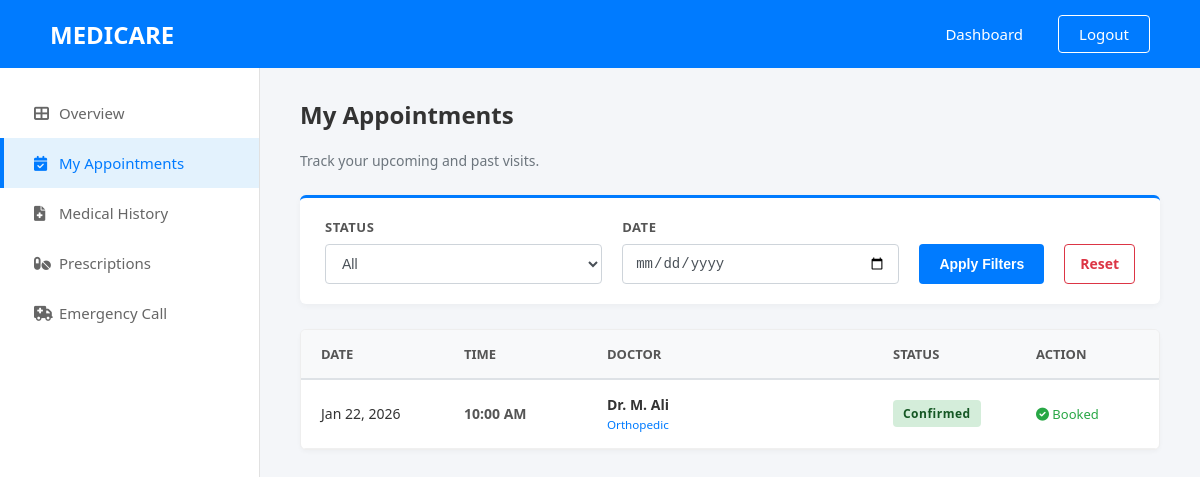
/php/my_appointments.php (signed in), run on the app's committed database.
### tables this page shows
CREATE TABLE `appointments` (
  `id` int(11) NOT NULL,
  `user_id` int(11) DEFAULT NULL,
  `doctor_id` int(11) DEFAULT NULL,
  `appt_date` date DEFAULT NULL,
  `appt_time` varchar(20) DEFAULT NULL,
  `status` enum('Confirmed','Pending','Cancelled') DEFAULT 'Pending'
);

CREATE TABLE `doctors` (
  `id` int(11) NOT NULL,
  `name` varchar(100) DEFAULT NULL,
  `specialty` varchar(100) DEFAULT NULL,
  `qualification` varchar(100) DEFAULT NULL,
  `experience` varchar(50) DEFAULT NULL,
  `fee` decimal(10,2) DEFAULT NULL,
  `image` varchar(255) DEFAULT 'default_doc.png'
);

### php/my_appointments.php (the view, shortened to what this page needs)
<?php
include 'db_connect.php';
$uid = (int)$_SESSION['user_id'];
$date_filter   = isset($_GET['date']) ? mysqli_real_escape_string($conn, $_GET['date']) : "";
$where_clause = "WHERE a.user_id = $uid";
$sql = "SELECT a.*, d.name AS doctor_name, d.specialty
        FROM appointments a
        JOIN doctors d ON a.doctor_id = d.id
        $where_clause
        ORDER BY a.appt_date DESC, a.appt_time DESC";
$result = mysqli_query($conn, $sql);
?>
<!DOCTYPE html>
<html>
<head>
    <link rel="stylesheet" href="https://cdnjs.cloudflare.com/ajax/libs/font-awesome/6.0.0/css/all.min.css">
    <link rel="stylesheet" href="../css/global.css">
    <link rel="stylesheet" href="../css/dashboard.css">
    <link rel="stylesheet" href="../css/my_appointments.css">
</head>
<body>
    <div class="navbar">
        <a href="index.php" class="logo">MEDICARE</a>
        <div class="menu">
            <a href="user_dashboard.php" style="margin-right: 15px;">Dashboard</a>
            <a href="logout.php" class="btn-login" style="background:transparent; border:1px solid white; color:white;">Logout</a>
        </div>
    </div>
    <div class="dashboard-container">
        <div class="sidebar">
            <a href="user_dashboard.php"><i class="fa fa-th-large"></i> Overview</a>
            <a href="my_appointments.php" class="active"><i class="fa fa-calendar-check"></i> My Appointments</a>
            <a href="medical_history.php"><i class="fa fa-file-medical"></i> Medical History</a>
            <a href="prescriptions.php"><i class="fa fa-pills"></i> Prescriptions</a>
            <a href="emergency.php" class="link-emergency"><i class="fa fa-ambulance"></i> Emergency Call</a>
        </div>
        <div class="main-content">
            <div class="page-header">
                <h2 class="page-title">My Appointments</h2>
                <p class="text-muted">Track your upcoming and past visits.</p>
            </div>
            <div class="filter-card">
                <form method="GET" class="filter-form">
                    <div class="filter-group">
                        <label>Status</label>
                        <select name="status">
                            <option value="">All</option>
                        </select>
                    </div>
                    <div class="filter-group">
                        <label>Date</label>
                        <input type="date" name="date" value="<?php echo htmlspecialchars($date_filter); ?>">
                    </div>
                    <button type="submit" class="btn-login filter-btn" style="background: #007bff; color: white; border: none;">
                        Apply Filters
                    </button>
                    <a href="my_appointments.php" class="reset-btn">Reset</a>
                </form>
            </div>
            <div class="table-container">
                <table>
                    <thead>
                        <tr>
                            <th width="15%">Date</th>
                            <th width="15%">Time</th> <th width="30%">Doctor</th>
                            <th width="15%">Status</th>
                            <th width="15%">Action</th>
                        </tr>
                    </thead>
                    <tbody>
                        <?php
                        if ($result && mysqli_num_rows($result) > 0) {
                            while ($row = mysqli_fetch_assoc($result)) {
                                $date_display = date("M d, Y", strtotime($row['appt_date']));
                                $time_display = date("h:i A", strtotime($row['appt_time']));
                                $status = $row['status'];
                                echo "<tr>";
                                echo "<td>$date_display</td>";
                                echo "<td><span style='font-weight:600; color:#555;'>$time_display</span></td>";
                                echo "<td>
                                        <strong>{$row['doctor_name']}</strong><br>
                                        <small style='color:#007bff;'>{$row['specialty']}</small>
                                      </td>";
                                echo "<td><span class='badge badge-$status'>$status</span></td>";
                                echo "<td>";
                                if ($status === 'Pending') {
                                    echo "<a href='my_appointments.php?cancel={$row['id']}'
                                             class='cancel-link'
                                             onclick=\"return confirm('Are you sure you want to cancel this appointment?');\">
                                             Cancel
                                          </a>";
                                } elseif ($status === 'Confirmed') {
                                    echo "<span style='color:#28a745; font-size:13px;'><i class='fa fa-check-circle'></i> Booked</span>";
                                } else {
                                    echo "<span class='text-muted'>-</span>";
                                }
                                echo "</td>";
                                echo "</tr>";
                            }
                        } else {
                            echo "<tr><td colspan='5' class='empty-row'>No appointments found.</td></tr>";
                        }
                        ?>
                    </tbody>
                </table>
            </div>
        </div>
    </div>
</body>
</html>

### css/global.css (style rules this page uses)
* { box-sizing: border-box; }
body { margin: 0; font-family: 'Segoe UI', Tahoma, Geneva, Verdana, sans-serif; background-color: #f8f9fa; }
.navbar { background-color: #007bff; padding: 15px 50px; display: flex; justify-content: space-between; align-items: center; }
.logo { color: white; font-size: 24px; font-weight: bold; text-decoration: none; text-transform: uppercase; }
.menu { display: flex; align-items: center; gap: 20px; }
.menu a { color: white; text-decoration: none; font-weight: 500; font-size: 15px; }
.btn-login { background: white; color: #007bff; padding: 8px 20px; border-radius: 4px; font-weight: bold; text-decoration: none; }
.text-muted { color: #666; font-size: 0.9em; }

### css/dashboard.css (style rules this page uses)
.dashboard-container { display: flex; height: calc(100vh - 60px); }
.sidebar { width: 260px; background: white; border-right: 1px solid #e1e1e1; padding-top: 20px; flex-shrink: 0; }
.sidebar a { display: flex; align-items: center; padding: 15px 30px; color: #666; text-decoration: none; font-size: 15px; transition: 0.2s; border-left: 4px solid transparent; }
.sidebar a.active { background-color: #e3f2fd; color: #007bff; border-left: 4px solid #007bff; font-weight: 500; }
.sidebar i { width: 25px; }
.main-content { flex: 1; padding: 30px 40px; background-color: #f4f6f9; overflow-y: auto; }
.table-container { background: white; border-radius: 8px; box-shadow: 0 2px 10px rgba(0,0,0,0.03); overflow-x: auto; }
table { width: 100%; border-collapse: collapse; min-width: 600px; }
th { background: #fafafa; text-align: left; padding: 15px 25px; font-size: 13px; color: #555; border-bottom: 1px solid #eee; }
td { padding: 15px 25px; font-size: 14px; color: #333; border-bottom: 1px solid #eee; }
.badge { padding: 5px 12px; border-radius: 20px; font-size: 12px; font-weight: bold; display: inline-block; }
.badge-Confirmed { background-color: #d4edda; color: #155724; }

### css/my_appointments.css (style rules this page uses)
.page-title { margin-top: 0; color: #333; font-size: 24px; font-weight: 600; }
.text-muted { color: #6c757d; font-size: 14px; margin-bottom: 25px; }
.filter-card { background: #ffffff; padding: 20px 25px; border-radius: 6px; margin-bottom: 25px; border-top: 3px solid #007bff; box-shadow: 0 2px 6px rgba(0,0,0,0.04); }
.filter-form { display: flex; gap: 20px; flex-wrap: wrap; align-items: flex-end; }
.filter-group { flex: 1; min-width: 200px; }
.filter-group label { display: block; margin-bottom: 8px; color: #555; font-weight: 600; font-size: 13px; text-transform: uppercase; letter-spacing: 0.5px; }
.filter-group select, .filter-group input[type="date"] { width: 100%; height: 40px; padding: 6px 12px; border: 1px solid #ced4da; border-radius: 4px; font-size: 14px; background-color: #fff; color: #495057; transition: border-color 0.15s ease-in-out; }
.filter-btn { height: 40px; padding: 0 20px; display: inline-flex; align-items: center; gap: 8px; font-size: 14px; font-weight: 600; cursor: pointer; border-radius: 4px; background-color: #007bff; color: white; border: none; transition: background 0.2s; }
.reset-btn { height: 40px; display: inline-flex; align-items: center; justify-content: center; padding: 0 15px; border: 1px solid #dc3545; background: white; color: #dc3545; text-decoration: none; border-radius: 4px; font-size: 14px; font-weight: 600; transition: all 0.2s; }
.table-container { background: #ffffff; border-radius: 6px; box-shadow: 0 2px 4px rgba(0,0,0,0.03); overflow-x: auto; border: 1px solid #eee; }
table { width: 100%; border-collapse: collapse; min-width: 700px; }
thead th { background: #f8f9fa; text-align: left; padding: 15px 20px; font-size: 13px; font-weight: 600; color: #555; text-transform: uppercase; border-bottom: 2px solid #dee2e6; }
tbody td { padding: 15px 20px; font-size: 14px; color: #333; border-bottom: 1px solid #f0f0f0; vertical-align: middle; }
.badge { padding: 5px 10px; border-radius: 4px; font-size: 12px; font-weight: 600; display: inline-block; letter-spacing: 0.5px; }
.badge-Confirmed { background-color: #d4edda; color: #155724; }

### data on the page
appointments: appt_date "Jan 22, 2026", appt_time "10:00 AM", doctor.name "Dr. M. Ali", doctor.specialty "Orthopedic", status "Confirmed", shows "Booked"
